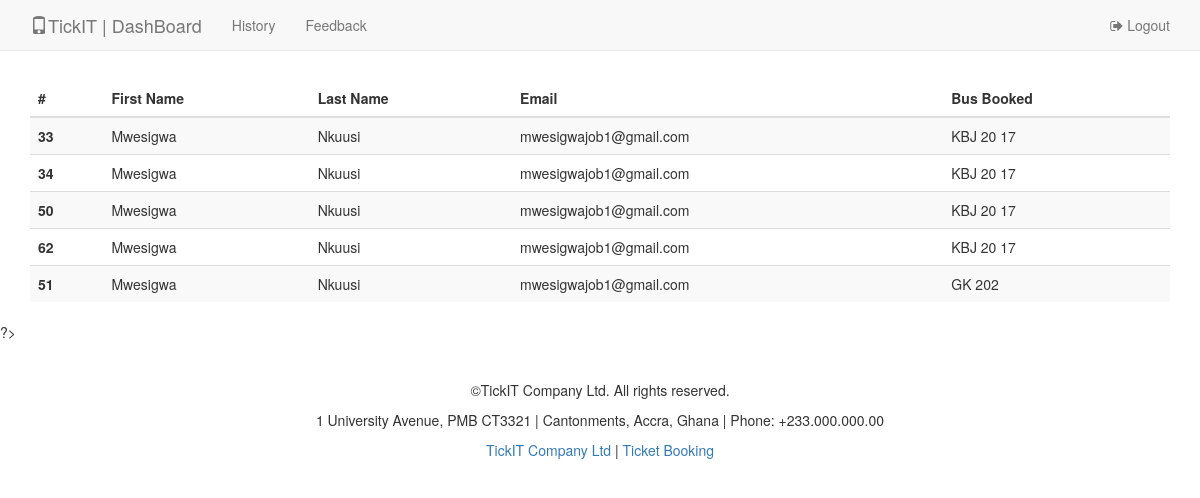
/pages/history.php (signed in), run on the app's committed database.
### tables this page shows
CREATE TABLE `payment` (
  `payment_id` int(11) NOT NULL,
  `listing_id` int(11) NOT NULL,
  `user_id` int(11) NOT NULL,
  `date` text NOT NULL,
  `Amount` int(11) NOT NULL
);

CREATE TABLE `client` (
  `userID` int(11) NOT NULL,
  `firstName` varchar(40) NOT NULL,
  `lastName` varchar(40) NOT NULL,
  `DOB` text NOT NULL,
  `gender` enum('M','F') NOT NULL,
  `telephone` varchar(20) NOT NULL
);

CREATE TABLE `user` (
  `userID` int(11) NOT NULL,
  `email` varchar(40) NOT NULL,
  `password` varchar(255) NOT NULL,
  `session` enum('on','off') NOT NULL,
  `status` enum('active','inactive') NOT NULL,
  `is_admin` enum('No','Yes') NOT NULL,
  `balance` int(11) NOT NULL
);

CREATE TABLE `bus_listing` (
  `listing_id` int(11) NOT NULL,
  `bus_number` varchar(20) NOT NULL,
  `available_seats` int(11) NOT NULL,
  `depature_time` time NOT NULL,
  `departure_date` date NOT NULL,
  `departure_point` varchar(20) NOT NULL,
  `destination_point` varchar(20) NOT NULL,
  `listing_status` enum('available','unavailable') NOT NULL,
  `price` float NOT NULL,
  `managed_by` int(11) NOT NULL
);

### database/Database.php (called while the page is built, shortened)
<?php
class Database
{
    public $conn;
    public $result;
    public function connect()
    {
        $this->conn = mysqli_connect(SERVER, USERNAME, PASSWORD, DATABASE);
        if (mysqli_connect_errno()) {
            return false;
        } else {
            return true;
        }
    }
    public function query($sql)
    {
        return ($this->result = mysqli_query($this->conn, $sql)) != false;
    }
    public function fetch_json()
    {
        return json_encode(mysqli_fetch_all($this->result, MYSQLI_ASSOC));
    }
}
?>

### pages/history.php (the view, shortened to what this page needs)
<?php
include_once '../setting/init.php';
include_once REQUIRES . 'header.php';
include_once LAYOUT . 'admin_layout.php';
include_once DATABASES . 'Database.php';
$db = new Database();
$db->query("select payment_id,client.firstName,client.lastName, user.email, bus_listing.bus_number from (payment,client,user, bus_listing) where bus_listing.listing_id = payment.listing_id and payment.user_id = user.userID and user.userID = client.userID");
$db_data = json_decode($db->fetch_json());
echo '<br><br><br><br><div class="container"><table class="table table-striped">
  <thead>
    <tr>
      <th>#</th>
      <th>First Name</th>
      <th>Last Name</th>
      <th>Email</th>
      <th>Bus Booked</th>
    </tr>
  </thead><tbody>';
foreach ($db_data as $log) {
    echo '<tr><th ="row">' . $log->payment_id . '</th><td>' . $log->firstName . '</td><td>' . $log->lastName . '</td><td>' . $log->email . '</td><td>' . $log->bus_number . '</td></tr>';
}
echo '</tbody>
</table></div>';
?>
?>
<?php
echo '<br><br><br>';
include_once REQUIRES . 'footer.php';
?>

### require/header.php (shortened to what this page needs)
<!DOCTYPE html>
<html>
<head>
    <link rel="stylesheet" href="https://maxcdn.bootstrapcdn.com/bootstrap/3.3.7/css/bootstrap.min.css">
    <link rel="stylesheet" type="text/css" href="../css/style.css">
    <link rel="stylesheet" href="../fonts/font-awesome-4.7.0/css/font-awesome.min.css">

### layout/admin_layout.php (shortened to what this page needs)
<nav class="navbar navbar-default navbar-fixed-top" role='navigation' style="margin-bottom: 50px">
    <div class="container">
        <div class="navbar-header"><a href="../pages/adminDashBoard.php" class="navbar-brand navbar-link"><i
                        class="glyphicon glyphicon-phone"></i>TickIT | DashBoard</a>
        </div>
        <div class="collapse navbar-collapse" id="navcol-1">
            <ul class="nav navbar-nav">
                <li><a href="../pages/history.php">History</a></li>
                <li><a href="../pages/feedback.php">Feedback</a></li>
            </ul>
            <ul class="nav navbar-nav navbar-right">
                <li><a href="../public/logout.php"><span class="fa fa-sign-out"></span> Logout</a></li>
            </ul>
        </div>
    </div>
</nav>

### require/footer.php (shortened to what this page needs)
  <footer id="footer" style="text-align: center;">
      <div class="container">
          <div class="custom">
              <p>©TickIT Company Ltd. All rights reserved.</p>
              <p>1 University Avenue, PMB CT3321 | Cantonments, Accra, Ghana | Phone: +233.000.000.00</p>
              <p><a href="../pages/index.php" rel="alternate">TickIT Company Ltd</a> | <a href="../pages/itinerary.php"
                                                                                          rel="alternate">Ticket
                      Booking</a></p>
          </div>
      </div>
  </footer>
</body>
</html>

### css/style.css (style rules this page uses)
p { font-style: justify; }
#footer { margin-top: -2px; position: relative; left: 0px; bottom: 0px; height: 100px; width: 100%; }

### data on the page
payment: payment_id "33", client.firstName "Mwesigwa", client.lastName "Nkuusi", user.email "mwesigwajob1@gmail.com", listing.bus_number "KBJ 20 17"
payment: payment_id "34", client.firstName "Mwesigwa", client.lastName "Nkuusi", user.email "mwesigwajob1@gmail.com", listing.bus_number "KBJ 20 17"
payment: payment_id "50", client.firstName "Mwesigwa", client.lastName "Nkuusi", user.email "mwesigwajob1@gmail.com", listing.bus_number "KBJ 20 17"
payment: payment_id "62", client.firstName "Mwesigwa", client.lastName "Nkuusi", user.email "mwesigwajob1@gmail.com", listing.bus_number "KBJ 20 17"
payment: payment_id "51", client.firstName "Mwesigwa", client.lastName "Nkuusi", user.email "mwesigwajob1@gmail.com", listing.bus_number "GK 202"
